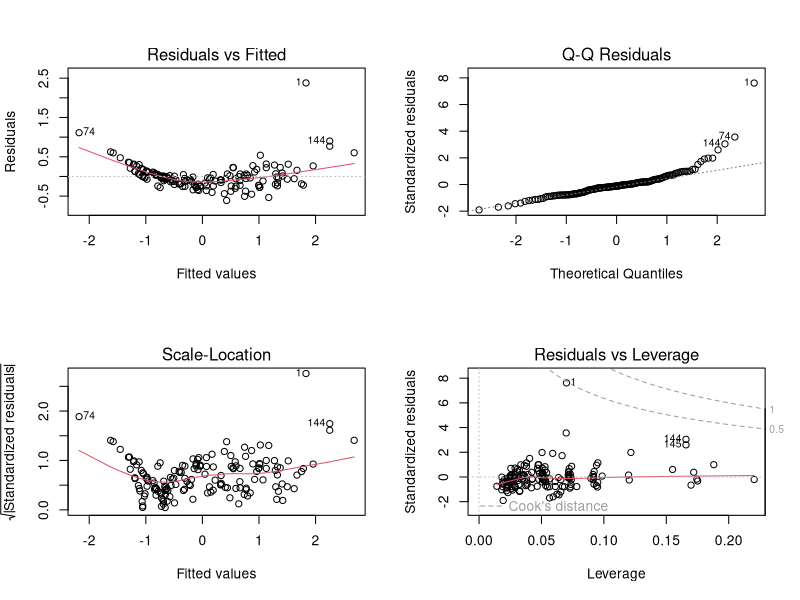
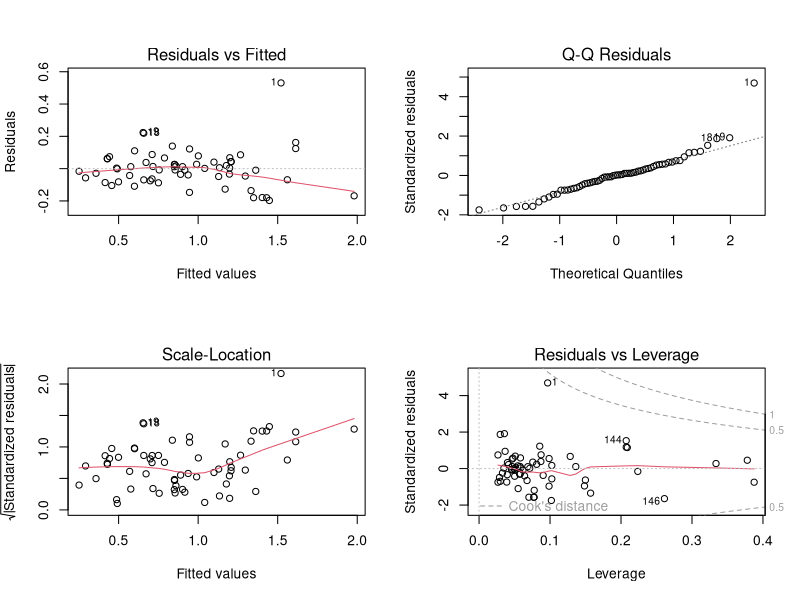

These figures' R source, in order:
## ---- chunk 1
data <- read.csv("cleaned_data_3.csv", fileEncoding="UTF-8-BOM")

## ---- chunk 2

model <- lm(Weight ~ . - 1, data = data)

par(mfrow = c(2, 2))
plot(model)

## ---- chunk 3

model_transformed <- lm(sqrt(Weight) ~ . - 1, data = data)

plot(model_transformed, which = 1)

## ---- chunk 4

model <- lm(Weight ~ . - 1, data = data)
summary(model)
summary(model_transformed)

## ---- chunk 5

data$Species_Parkki <- NULL
data$Species_Roach <- NULL
data$Species_Smelt <- NULL

## ---- chunk 6

plot(model_transformed, which = 2)

## ---- chunk 7

plot(model_transformed, which = 3)

## ---- chunk 8

plot(model_transformed, which = 5)

